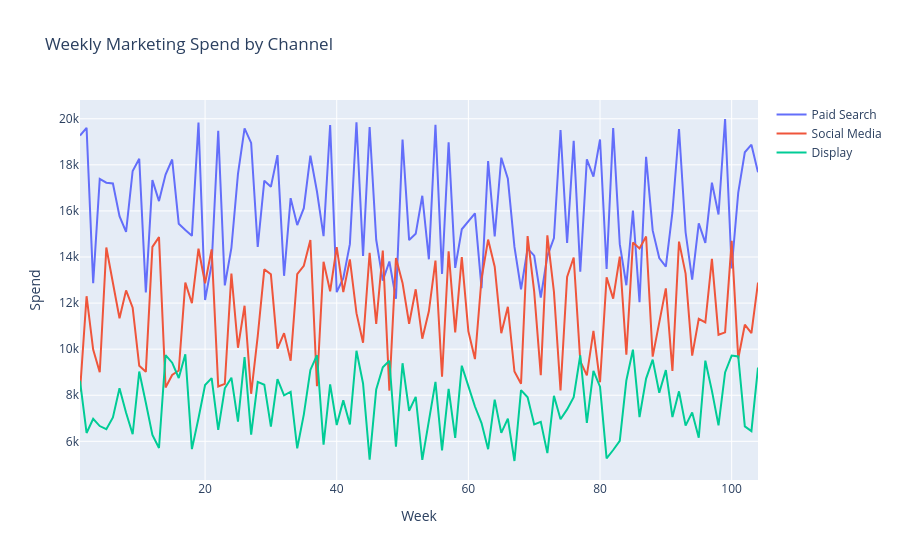

The notebook cell this image was saved under:
### Code cell
#3.5 Marketing Spend Trend

fig = go.Figure()

fig.add_trace(
    go.Scatter(
        x = df["Week"],
        y = df["Paid_Search_Spend"],
        name = "Paid Search"
    )
)
fig.add_trace(
    go.Scatter(
        x= df["Week"],
        y = df["Social_Media_Spend"],
        name = "Social Media"
    )
)

fig.add_trace(
    go.Scatter(
        x= df["Week"],
        y = df["Display_Spend"],
        name = "Display"
    )
)

fig.update_layout(
    title = "Weekly Marketing Spend by Channel",
    xaxis_title = "Week",
    yaxis_title = "Spend"
)

fig.show()
